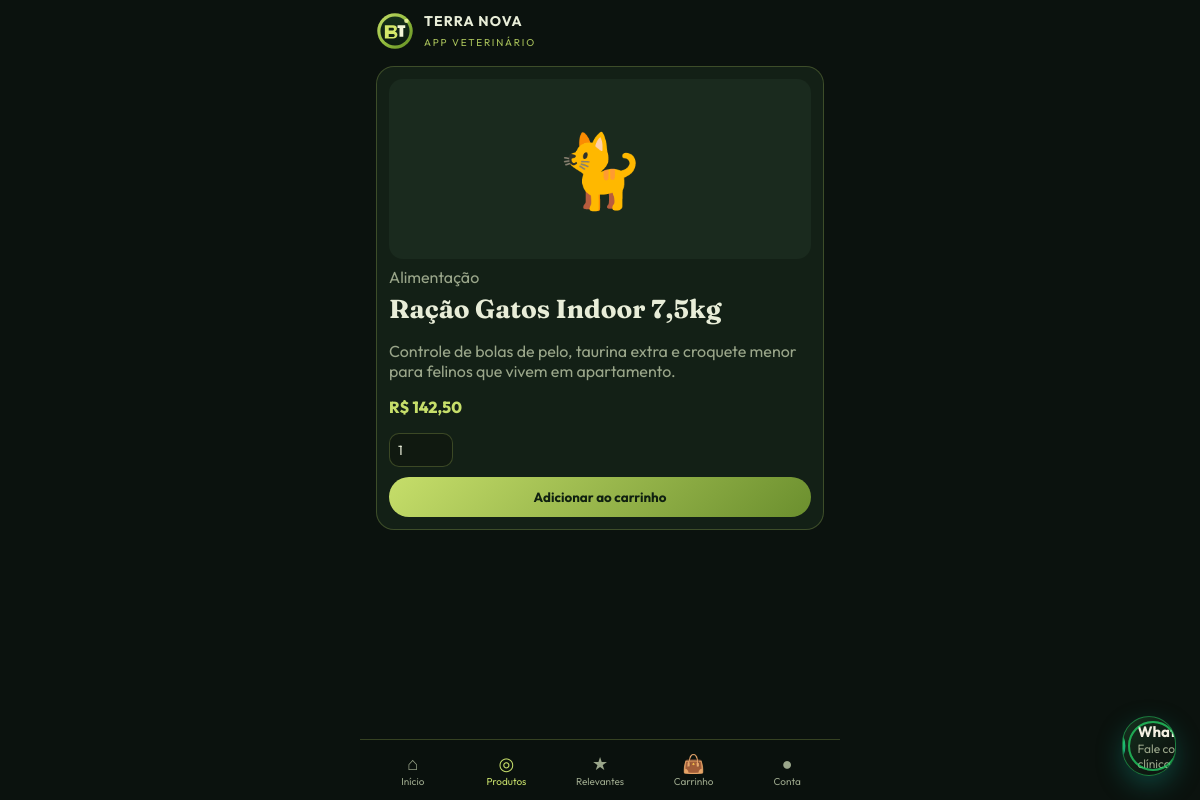
The page /m/produto/racao-gatos-indoor-75kg/ on the database its author committed.
### store/models.py (models this page shows, shortened)
class Product(models.Model):
    category = models.ForeignKey(Category, on_delete=models.PROTECT, related_name='products')
    name = models.CharField('Nome', max_length=160)
    slug = models.SlugField(unique=True, blank=True)
    description = models.TextField('Descrição')
    price = models.DecimalField('Preço', max_digits=10, decimal_places=2)
    stock = models.PositiveIntegerField('Estoque', default=0)
    featured = models.BooleanField('Mais relevante', default=False)
    active = models.BooleanField('Ativo', default=True)
    emoji = models.CharField('Emoji', max_length=8, default='🦴')
    accent = models.CharField('Cor de destaque', max_length=16, default='#A8C15A')
    created_at = models.DateTimeField(auto_now_add=True)
    class Meta:
        verbose_name = 'Produto'
        verbose_name_plural = 'Produtos'
        ordering = ['-featured', 'name']

class Category(models.Model):
    name = models.CharField('Nome', max_length=80)
    slug = models.SlugField(unique=True, blank=True)
    icon = models.CharField('Ícone', max_length=8, default='🐾')
    class Meta:
        verbose_name = 'Categoria'
        verbose_name_plural = 'Categorias'
        ordering = ['name']

### store/mobile_views.py (the view)
# urls.py: path('m/produto/<slug:slug>/', mobile_views.app_produto, name='app_produto'),
def app_produto(request, slug):
    _mark_app(request)
    product = get_object_or_404(Product, slug=slug, active=True)
    return render(request, 'mobile/produto.html', {
        'product': product,
        'app_tab': 'produtos',
    })

### store/cart.py (called while the page is built)
def _secret() -> bytes:
    return settings.SECRET_KEY.encode()

def new_token() -> str:
    raw = f'{time.time_ns()}'
    return hmac.new(_secret(), raw.encode(), hashlib.sha256).hexdigest()

def ensure_token(session) -> str:
    token = session.get(TOKEN_KEY)
    if not token:
        token = new_token()
        session[TOKEN_KEY] = token
        session.modified = True
    return token

def get_items(session) -> dict:
    return session.get(CART_KEY, {})

def count(session) -> int:
    return sum(int(q) for q in get_items(session).values())

### store/context_processors.py (called while the page is built)
def cart_context(request):
    items_map = cart.get_items(request.session)
    qty = cart.count(request.session)
    return {
        'cart_count': qty,
        'cart_has_items': qty > 0,
        'cart_ids': list(items_map.keys()),
    }

def brand_context(request):
    number = ''.join(ch for ch in str(getattr(settings, 'CLINIC_WHATSAPP', '5511999999999')) if ch.isdigit()) or '5511999999999'
    msg = quote('Ola TERRA NOVA, vim pelo app.')
    return {
        'clinic_name': getattr(settings, 'CLINIC_NAME', 'TERRA NOVA'),
        'clinic_pix_key': getattr(settings, 'CLINIC_PIX_KEY', ''),
        'clinic_whatsapp': number,
        'whatsapp_url': f'https://wa.me/{number}?text={msg}',
        'meta_description': 'Clínica e farmácia veterinária TERRA NOVA. Produtos, app PWA, carrinho seguro e PIX.',
    }

def push_context(request):
    from . import webpush
    return {'vapid_public_key': webpush.public_key()}

### store/mobile_views.py (called while the page is built)
def _mark_app(request):
    request.session['from_app'] = True

### store/webpush.py (called while the page is built)
def load_vapid():
    env_pub = os.environ.get('VAPID_PUBLIC_KEY', '').strip()
    env_pem = os.environ.get('VAPID_PRIVATE_PEM', '').strip()
    if env_pub and env_pem:
        return env_pub, env_pem.replace('\\n', '\n')
    path = Path(settings.BASE_DIR) / 'terranova' / 'vapid.json'
    if path.exists():
        data = json.loads(path.read_text())
        return data['public_key'], data['private_pem']
    return '', ''

def public_key() -> str:
    return load_vapid()[0]

### templates/mobile/produto.html (shortened to what this page needs)
{% extends 'mobile/base.html' %}
{% block content %}
<div class="card">
  <div class="thumb" style="height:180px;font-size:72px">{{ product.emoji }}</div>
  <div class="muted">{{ product.category.name }}</div>
  <h1 style="font-family:var(--serif);font-size:26px;margin:6px 0">{{ product.name }}</h1>
  <p class="muted">{{ product.description }}</p>
  <p class="price">R$ {{ product.price|floatformat:2 }}</p>
  <form method="post" action="{% url 'store:adicionar' product.id %}">
    <input class="qty" type="number" name="qty" value="1" min="1" max="{{ product.stock }}">
    <button class="btn btn-cana" type="submit" style="margin-top:10px">Adicionar ao carrinho</button>
  </form>
</div>
{% endblock %}

### static/css/app.css (style rules this page uses)
:root { --cana: #A8C15A; --cana-2: #C6DE6A; --forest: #0B120E; --panel: #132016; --stroke: rgba(168,193,90,.28); --ink: #E8EDD8; --muted: #9AA68A; --gold: #C4A35A; --safe-top: env(safe-area-inset-top); --safe-bot: env(safe-area-inset-bottom); --font: "Outfit", system-ui, sans-serif; --serif: "Fraunces", Georgia, serif; }
* { box-sizing: border-box; -webkit-tap-highlight-color: transparent; }
html, body { margin: 0; background: var(--forest); color: var(--ink); font-family: var(--font); }
body { min-height: 100dvh; }
button, input, select, textarea { font-family: inherit; }
.muted { color: var(--muted); }
.card { background: var(--panel); border: 1px solid var(--stroke); border-radius: 18px; padding: 12px; }
.thumb { height: 92px; display: grid; place-items: center; font-size: 40px; background: #1a2a1e; border-radius: 14px; margin-bottom: 8px; }
.price { color: var(--cana-2); font-weight: 800; }
.btn { border: 0; border-radius: 999px; padding: 12px 16px; font-weight: 700; width: 100%; }
.btn-cana { background: linear-gradient(135deg, #C6DE6A, #6B8F2E); color: #102010; }
.qty { width: 64px; background: #101910; border: 1px solid var(--stroke); color: var(--ink); border-radius: 10px; padding: 8px; }

### rows shown on the page
Product: emoji "🐈", category.name "Alimentação", name "Ração Gatos Indoor 7,5kg", description "Controle de bolas de pelo, taurina extra e croquete menor para felinos que vivem em apartamento.", price "142,50"
